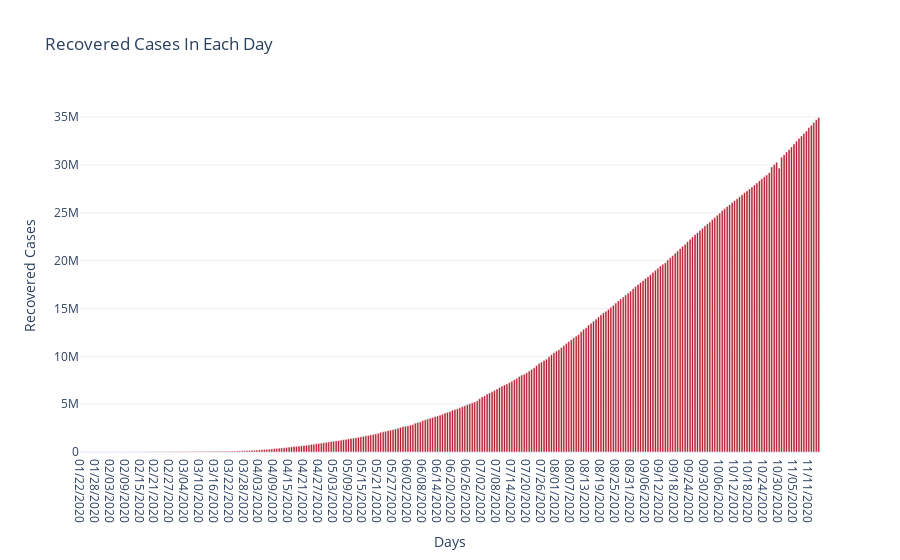

Notebook code cell kept with this figure:
### Code cell
fig = go.Figure(go.Bar(
            x=data_over_time['ObservationDate'],
            y=data_over_time['Recovered'],
    marker_color='rgb(178,24,43)'
           ))
fig.update_layout(
    title='Recovered Cases In Each Day',
    template='plotly_white',
     xaxis_title="Days",
    yaxis_title="Recovered Cases",
)
fig.show()

### Figure 1 — Plotly figure (JSON) as saved in the notebook; plotly's stock layout.template omitted (floating-point values rounded to 4 significant figures; data arrays with more than 128 entries replaced by an {"elided": "..."} marker saying what was removed)
{"data": [{"marker": {"color": "rgb(178,24,43)"}, "type": "bar", "x": {"elided": "299 str values"}, "y": {"elided": "299 int values"}}], "layout": {"title": {"text": "Recovered Cases In Each Day"}, "xaxis": {"title": {"text": "Days"}}, "yaxis": {"title": {"text": "Recovered Cases"}}}}
